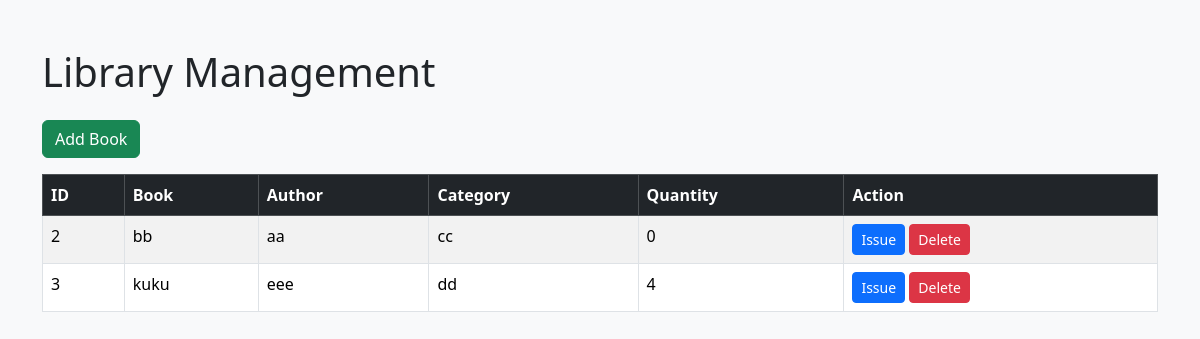
The page /library on the database its author committed.
### models.py (models this page shows)
class Book(db.Model):
    id = db.Column(db.Integer, primary_key=True)
    title = db.Column(db.String(100), nullable=False)
    author = db.Column(db.String(100), nullable=False)
    category = db.Column(db.String(100), nullable=False)
    quantity = db.Column(db.Integer, nullable=False)

### app.py (the view)
@app.route("/library")
def library():
    books = Book.query.all()
    return render_template(
        "library.html",
        books=books
    )

### templates/library.html (shortened to what this page needs)
<!DOCTYPE html>
<html>
<head>
    <link href="https://cdn.jsdelivr.net/npm/bootstrap@5.3.3/dist/css/bootstrap.min.css" rel="stylesheet">
</head>
<body class="bg-light">
<div class="container mt-5">
    <h1 class="mb-4">Library Management</h1>
    <a href="/add_book" class="btn btn-success mb-3">
        Add Book
    </a>
    <table class="table table-bordered table-striped">
        <thead class="table-dark">
            <tr>
                <th>ID</th>
                <th>Book</th>
                <th>Author</th>
                <th>Category</th>
                <th>Quantity</th>
                <th>Action</th>
            </tr>
        </thead>
        <tbody>
        {% for book in books %}
            <tr>
                <td>{{ book.id }}</td>
                <td>{{ book.title }}</td>
                <td>{{ book.author }}</td>
                <td>{{ book.category }}</td>
                <td>{{ book.quantity }}</td>
  <td>
    <a href="/issue_book/{{ book.id }}"
       class="btn btn-primary btn-sm">
       Issue
    </a>
    <a href="/delete_book/{{ book.id }}"
       class="btn btn-danger btn-sm">
       Delete
    </a>
</td>
            </tr>
        {% endfor %}
        </tbody>
    </table>
</div>
</body>
</html>

### rows shown on the page
Book: id "2", title "bb", author "aa", category "cc", quantity "0"
Book: id "3", title "kuku", author "eee", category "dd", quantity "4"
